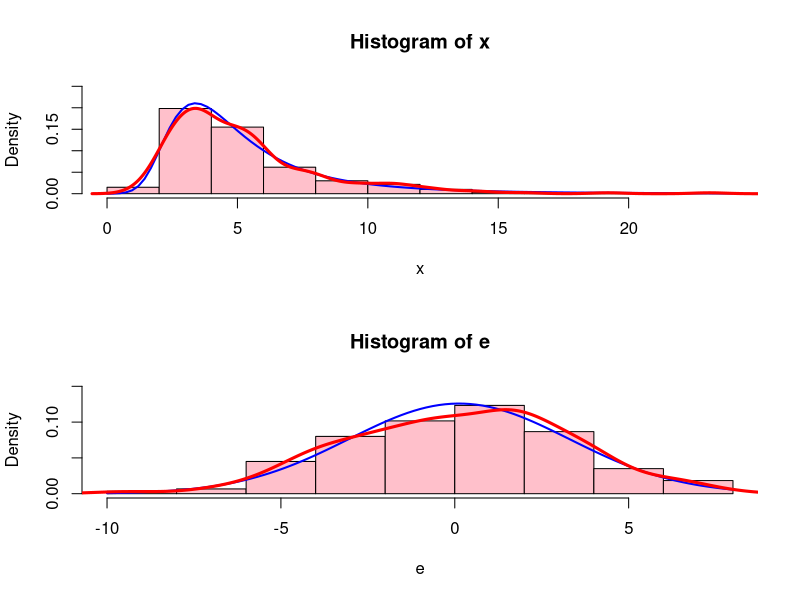

Here is the R script that generated this plot:
png("plot-ex06.png", width = 600) #открываем файл для сохранения или создаем новый
set.seed(3)
x <- rt(n = 300, df = 3, ncp = 4)
e <- rnorm(n = 300, mean = 0, sd = 3)
par(mfrow = c(2, 1)) # изменяем размещение графиков: 2 строки, 1 столбец
hist(x, freq = F, ylim = c(0, 0.25), col = "pink") # строим гистограмму x, по вертикали откладываем вероятности
curve(dt(x, df = 3, ncp = 4), col = "blue", lwd = 2, add = T) # добавляем теоретическую плотность распределения с такими же числовыми характеристиками, как у x
lines(density(x), col = "red", lwd = 3) # добавляем плотность фактического распределения x
hist(e, freq = F, ylim = c(0, 0.15), col = "pink") # строим гистограмму e, по вертикали откладываем вероятности
curve(dnorm(x, mean = mean(e), sd = sd(e)), col = "blue", lwd = 2, add = T) # добавляем теоретическую плотность распределения с такими же числовыми характеристиками, как у e
lines(density(e), col = "red", lwd = 3) # добавляем плотность фактического распределения x
par(mfrow = c(1, 1)) # меняем размещение на исходное
dev.off() #закрываем файл
